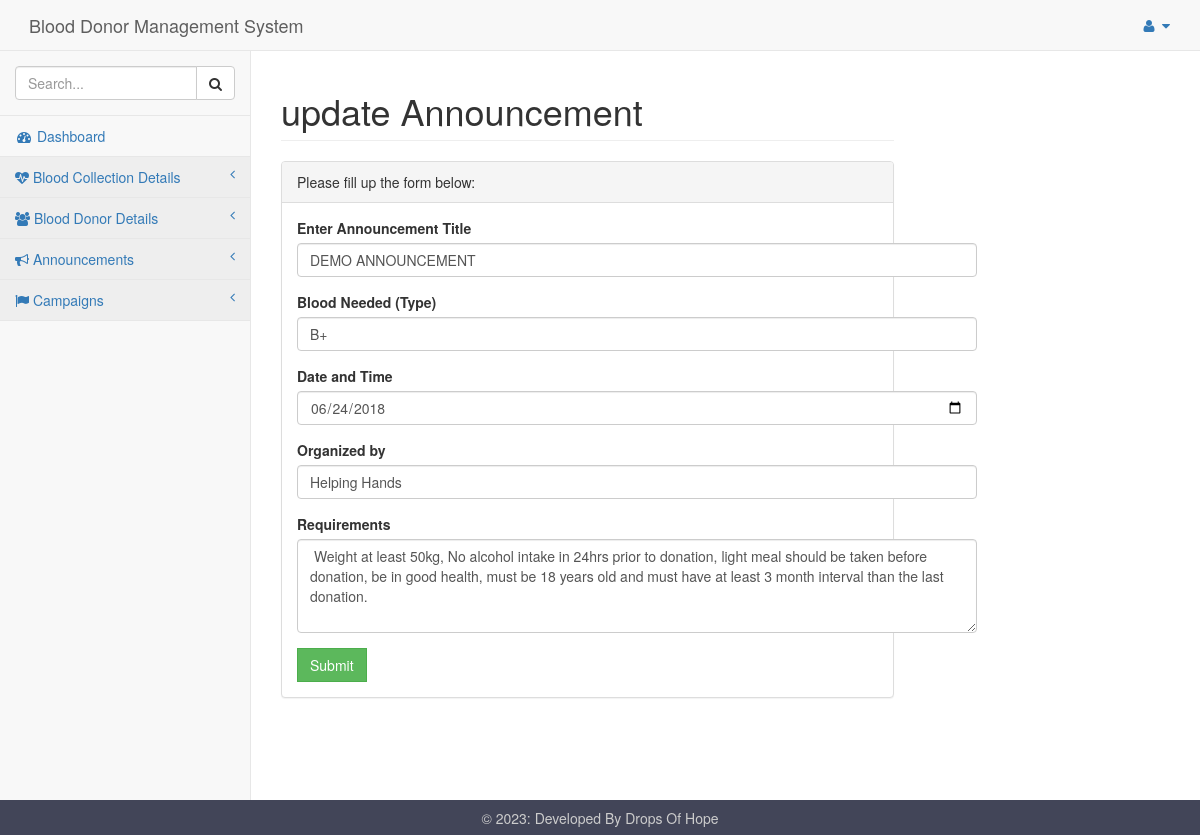
/admin/pages/editannouncement.php?id=1, run on the app's committed database.
### tables this page shows
CREATE TABLE `announce` (
  `id` int(11) NOT NULL,
  `announcement` varchar(50) NOT NULL,
  `bloodneed` varchar(3) NOT NULL,
  `dat` date NOT NULL,
  `organizer` varchar(50) NOT NULL,
  `requirements` text NOT NULL
);

### admin/pages/editannouncement.php (the view, shortened to what this page needs)
<!DOCTYPE html>
<html lang="en">
<head>
    <link href="../assests/vendor/bootstrap/css/bootstrap.min.css" rel="stylesheet">
    <link href="../assests/vendor/metisMenu/metisMenu.min.css" rel="stylesheet">
    <link href="../assests/css/sb-admin-2.css" rel="stylesheet">
    <link href="../assests/vendor/font-awesome/css/font-awesome.min.css" rel="stylesheet" type="text/css">
    <link rel="stylesheet" href="../assests/fonts/icofont.min.css">
</head>
<body>
    <div id="wrapper">
        <?php include 'includes/nav.php' ?>
        <div id="page-wrapper">
            <div class="row">
                <div class="col-lg-12">
                    <h1 class="page-header">update Announcement</h1>
                </div>
            </div>
            <div class="row">
                <div class="col-lg-12">
                    <div class="panel panel-default">
                        <div class="panel-heading">
                            Please fill up the form below:
                        </div>
                        <div class="panel-body">
                            <div class="row">
                                <div class="col-lg-6">
                                    <?php
                                    include 'dbconnect.php';
                                    $id = $_GET['id'];
                                    $qry = "SELECT * FROM `announce` WHERE id='$id'";
                                    $result = mysqli_query($conn, $qry);
                                    while ($row = mysqli_fetch_array($result)) {
                                    ?>
                                        <form role="form" method="post">
                                            <div class="form-group">
                                                <label>Enter Announcement Title</label>
                                                <input class="form-control" type="text" placeholder="Announcement Title" name="announce" value='<?php echo $row['announcement']; ?>' required>
                                            </div>
                                            <div class="form-group">
                                                <label>Blood Needed (Type)</label>
                                                <input class="form-control" type="text" placeholder="example: B+" name="bloodneed" value='<?php echo $row['bloodneed']; ?>' required>
                                            </div>
                                            <div class="form-group">
                                                <label>Date and Time</label>
                                                <input class="form-control" type="date" name="dat" value='<?php echo $row['dat']; ?>' required>
                                            </div>
                                            <div class="form-group">
                                                <label>Organized by</label>
                                                <input class="form-control" placeholder="Enter Organizer's Name" type="text" name="organizer" value='<?php echo $row['organizer']; ?>' required>
                                            </div>
                                            <div class="form-group">
                                                <label>Requirements</label>
                                                <textarea class="form-control" rows="4" type="text" name="requirements" required> <?php echo $row['requirements']; ?></textarea>
                                            </div>
                                            <button type="submit" name="announcebtn" style="border-radius: 0%" class="btn-success btn btn-default">Submit</button>
                                        </form>
                                </div>
                            <?php
                                    }
                            ?>
                            </div>
                        </div>
                    </div>
                </div>
            </div>
        </div>
    </div>
</body>
<footer>
    <p>&copy; <?php echo date("Y"); ?>: Developed By Drops Of Hope</p>
</footer>
</html>

### admin/assests/css/sb-admin-2.css (style rules this page uses)
body { background-color: #f8f8f8; }
#wrapper { width: 100%; }
#page-wrapper { padding: 0 15px; min-height: 568px; background-color: white; }
@media (min-width: 768px) { #page-wrapper { position: inherit; margin: 0 0 0 250px; padding: 0 30px; border-left: 1px solid #e7e7e7; } }

### admin/pages/editannouncement.php (style rules this page uses)
footer { background-color: #424558; bottom: 0; left: 0; right: 0; height: 35px; text-align: center; color: #CCC; }
footer p { padding: 10.5px; margin: 0px; line-height: 100%; }

### data on the page
announce: announce "DEMO ANNOUNCEMENT", bloodneed "B+", dat "06/24/2018", organizer "Helping Hands", requirements "Weight at least 50kg, No alcohol intake in 24hrs prior to donation, light meal should be taken before donation, be in good health, must be 18 years old and must have at least 3 month interval than the last donation."
